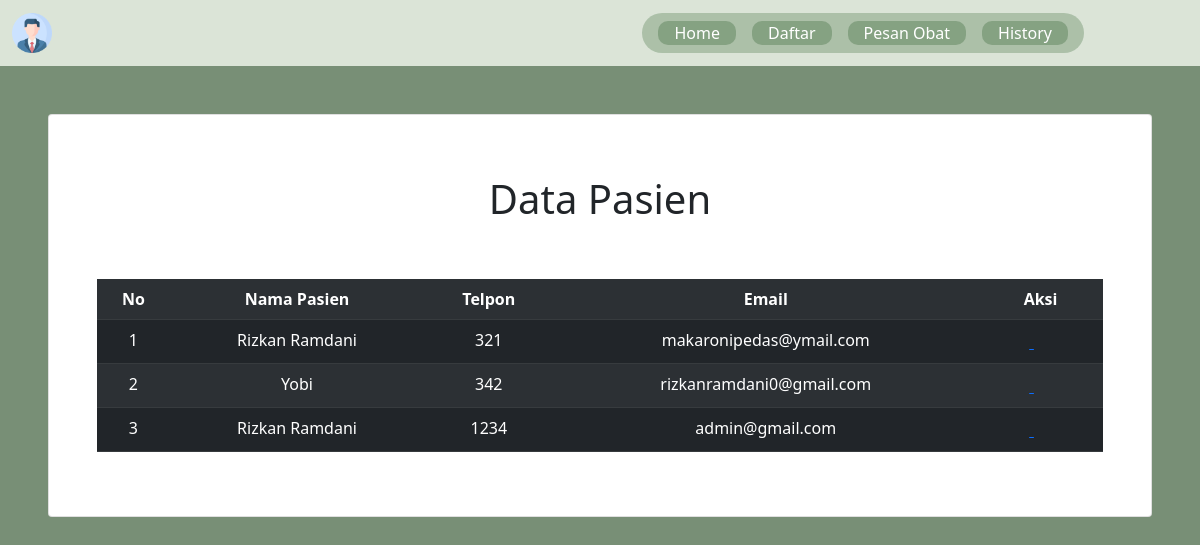
Page /view/viewAdmin/dataPasien.php on the earlier database version.
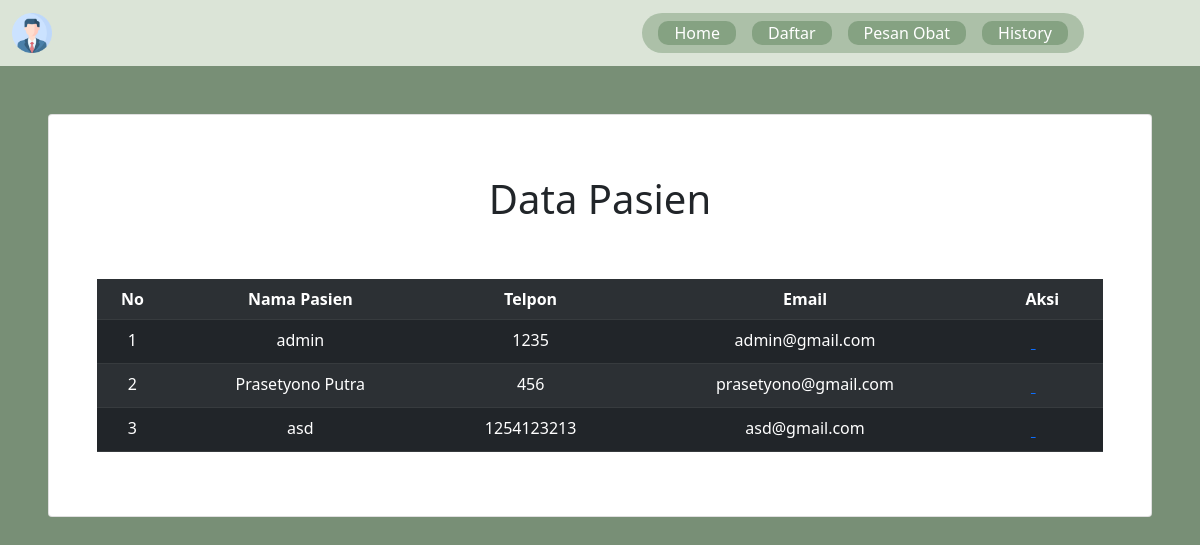
Same page on the later database version.
### tables this page shows
CREATE TABLE `tbl_user` (
  `id_user` int(11) NOT NULL,
  `nama_lengkap` varchar(255) NOT NULL,
  `email` varchar(255) NOT NULL,
  `password` varchar(255) NOT NULL,
  `no_telepon` varchar(255) NOT NULL,
  `src_gambar` varchar(255) NOT NULL
);

### functions.php (called while the page is built)
<?php
function query($query) {
	global $conn;
	$result = mysqli_query($conn, $query);
	$rows = [];
	while( $row = mysqli_fetch_assoc($result) ) {
		$rows[] = $row;
	}
	return $rows;
}
?>

### controller/DataPasienController.php (called while the page is built)
<?php
    include('functions.php');
    $dataPasien = query("SELECT * FROM tbl_user");
?>

### view/viewAdmin/dataPasien.php (the view, shortened to what this page needs)
<?php
    include('controller/DataPasienController.php');
?>
<!DOCTYPE html>
<html lang="en">
<head>
    <?php include('view/layout/head.php'); ?>
    <link rel="stylesheet" href="<?= $main_url?>assets/style/styleIndex.css">
</head>
<body>
    <?php include('view/layout/navbar.php'); ?>
    <div style="background-color: #788F76; height: 100%; position: fixed !important; width: 100%;">
        <div class=" card m-5">
            <div>
                <a href="<?= $main_url?>admin/dashboard" class="fs-1 ps-2 text-dark text-decoration">
                    <i class="fa-solid fa-arrow-rotate-left" style=""></i>
                </a>
                <h1 class="text-center">Data Pasien</h1>
            </div>
            <div class="p-5 ">
                <table class="table table-dark table-striped text-center">
                <tr>
                    <th>No</th>
                    <th>Nama Pasien</th>
                    <th>Telpon</th>
                    <th>Email</th>
                    <th>Aksi</th>
                </tr>
                <?php $i = 1 ?>
                <?php foreach($dataPasien as $pasien): ?>
                    <tr>
                        <td><?= $i; ?></td>
                        <td><?= $pasien["nama_lengkap"]; ?></td>
                        <td><?= $pasien["no_telepon"]; ?></td>
                        <td><?= $pasien["email"]; ?></td>
                        <td class="">
                            <a href="#" clas="pe-3" style="font-size: 18px !important; padding-right: 10px;" data-bs-toggle="modal" data-bs-target="#editObat">
                                <i class="fa-solid fa-pen" style="color: green;"></i>
                            </a>
                            <a href="hapusObat.php?id=<?= $pasien["id"]; ?>" class="ps-2" style="font-size: 18px !important;">
                                <i class="fa-solid fa-trash" style="color: red;"></i>
                            </a>
                        </td>
                    </tr>
                    <?php $i++ ?>
                <?php endforeach; ?>
                </table>
            </div>
        </div>
    </div>
</body>
</html>

### view/layout/head.php
<link rel="stylesheet" href="<?php echo $main_url?>assets/style/bootstrap/css/bootstrap.min.css">
<link rel="stylesheet" href="<?php echo $main_url?>assets/style/bootstrap/css/bootstrap.css">
<link rel="stylesheet" href="<?php echo $main_url?>assets/style/style.css">
<link rel="stylesheet" type="text/css" href="<?= $main_url?>assets/style/dataTables/jquerydataTables.min.css">
<link rel="stylesheet" href="<?php echo $main_url?>assets/style/fontawesome.css">
<link rel="stylesheet" href="<?php echo $main_url?>assets/style/fontawesome.min.css">
<link rel="stylesheet" href="<?php echo $main_url?>assets/style/style.css">

### view/layout/navbar.php (shortened to what this page needs)
<?php
    include_once('functions.php');
    $email = $_SESSION["email"];
    $dataAkun = query("SELECT * FROM tbl_user WHERE email = '$email'")[0];
?>
<nav class="navbar bg-body-tertiary">
    <div class="container-fluid">
        <a class="navbar-brand align-center">
            <?php if($dataAkun["src_gambar"] && file_exists("assets/img/upload_images/".$dataAkun['src_gambar'])) { ?>
                <img src="<?= $main_url?>assets/img/upload_images/<?= $dataAkun["src_gambar"]?>" alt="" width="40"> <?= $dataAkun["nama_lengkap"]?>
            <?php } else { ?>
                <img src="<?= $main_url?>assets/img/login/icon/profile.png" alt="" width="40"> <?= $dataAkun["nama_lengkap"]?>
            <?php } ?>
        </a>
        <div id="navMenu" class="d-flex ps-2 pe-2">
            <div class="itemMenu m-2 me-2 ps-3 pe-3">
                <a href="<?= $main_url?>">Home</a>
            </div>
            <div class="itemMenu m-2 me-2 ps-3 pe-3">
                <a href="<?= $main_url?>pendaftaran">Daftar</a>
            </div>
            <div class="itemMenu m-2 me-2 ps-3 pe-3">
                <a href="<?= $main_url?>obat">Pesan Obat</a>
            </div>
            <div class="itemMenu m-2 me-2 ps-3 pe-3">
                <a href="<?= $main_url?>history">History</a>
        </div>
    </div>
  </div>
</nav>

### assets/style/style.css (style rules this page uses)
html, body { height: 100%; background-color: #788F76; }

### assets/style/styleIndex.css (style rules this page uses)
* { margin: 0; padding: 0; }
body, html { height: 100%; }
body { background-size: cover; background-position: center; background-repeat: no-repeat; background-image: url('../img/login/index_puskesmas.jpg'); }
.navbar { background-color: #DBE4D7 !important; }
.navbar #navMenu { text-align: center; border-radius: 50px; margin-left: 40% !important; background-color: #658c6467; }
.navbar #navMenu .itemMenu { background-color: #33623252 !important; border-radius: 10px; }
.navbar #navMenu .itemMenu a { text-decoration: none !important; color: white !important; }

Differences in the rows shown:
removed tbl_user: nama_lengkap "Rizkan Ramdani", no_telepon "321", email "makaronipedas@ymail.com"
removed tbl_user: nama_lengkap "Yobi", no_telepon "342", email "rizkanramdani0@gmail.com"
removed tbl_user: nama_lengkap "Rizkan Ramdani", no_telepon "1234", email "admin@gmail.com"
added tbl_user: nama_lengkap "admin", no_telepon "1235", email "admin@gmail.com"
added tbl_user: nama_lengkap "Prasetyono Putra", no_telepon "456", email "prasetyono@gmail.com"
added tbl_user: nama_lengkap "asd", no_telepon "1254123213", email "asd@gmail.com"
